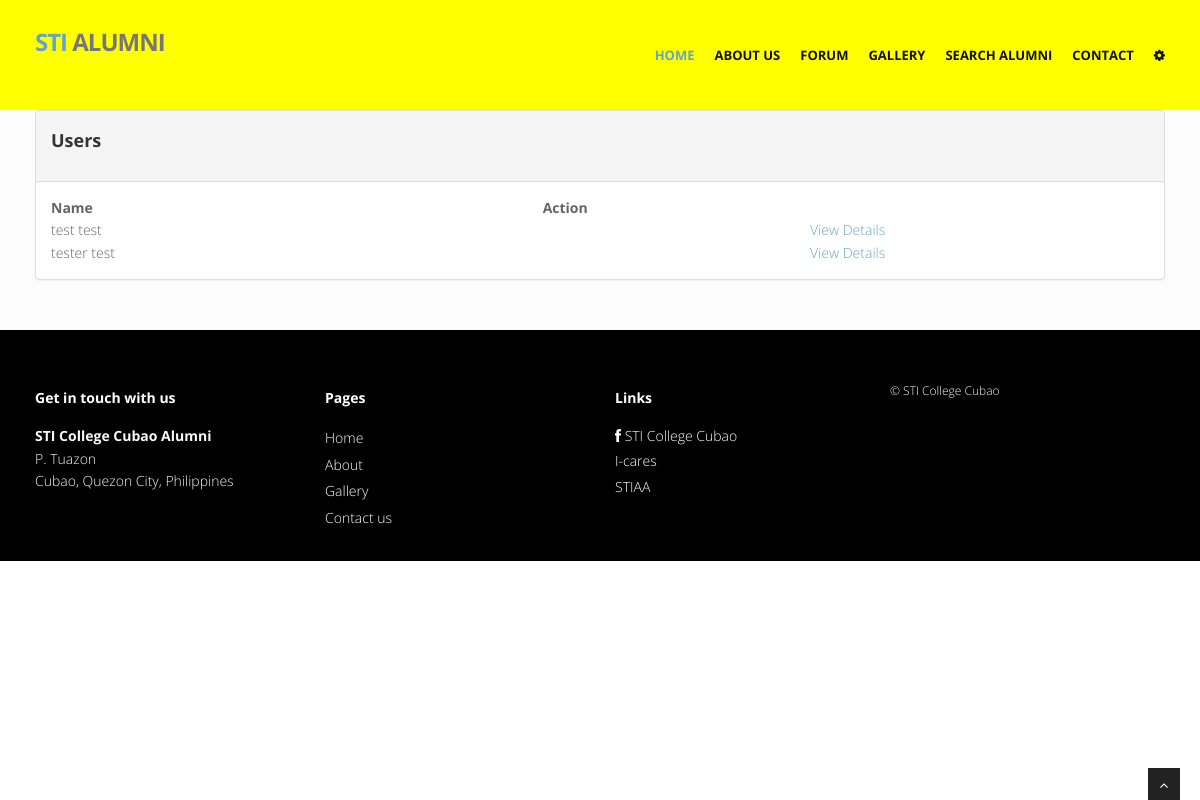
/client/users.php (signed in), run on the app's committed database.
### tables this page shows
CREATE TABLE IF NOT EXISTS `tblclientuser` (
`userID` int(11) NOT NULL,
  `userName` text NOT NULL,
  `userPassword` text NOT NULL,
  `userFirstName` text NOT NULL,
  `userLastName` text NOT NULL,
  `userGender` text NOT NULL,
  `userContactNum` text NOT NULL,
  `userAddress` text NOT NULL,
  `userEmail` text NOT NULL,
  `userCourse` text NOT NULL,
  `userYearGrad` text NOT NULL,
  `userImage` text NOT NULL,
  `userStatus` tinyint(1) NOT NULL,
  `userTypeID` int(11) NOT NULL
);

### client/users.php (shortened to what this page needs)
<?php
include "shared-layouts/html.php";
include "shared-layouts/header.php";
?>
	<section id="featured">
	<div class="container">
		<div class="row">
			<div class="col-lg-12">
   <div class="panel panel-default">
        <div class="panel-heading clearfix">
            <h4>Users</h4>
        </div>
        <div class="panel-body">
            <table id="example" class="display" cellspacing="0" width="100%">
                <thead>
                    <tr>
                        <th>Name</th>
                        <th>Action</th>
                    </tr>
                </thead>
                <tbody>
                	<?php
                	$sqluser = mysqli_query($con, "SELECT * FROM tblclientuser ORDER BY userID ASC");
                	while($rowuser = mysqli_fetch_array($sqluser))
                	{
                		echo "<tr>";
                		echo "<td> ". $rowuser['userFirstName'] ." ".$rowuser['userLastName']." </td>";
                			echo '<td  align="center">';
	 	 echo'&nbsp;<a href="#usersModal'.$rowuser["userID"].'" data-toggle="modal" data-backdrop="static" data-keyboard="false">View Details</a>';
	   echo'</td>';
                		echo "</tr>";
                	}
                	?>
                </tbody>
            </table>
        </div>
    </div>
	</section>
	<?php
include "shared-layouts/footer.php";
	?>

### client/shared-resources/css/style.css (style rules this page uses)
body { font-family:'Open Sans', Arial, sans-serif; font-size:14px; font-weight:300; line-height:1.6em; color:#656565; }
h1,h2, h3, h4, h5, h6 { font-family:'Open Sans', Arial, sans-serif; font-weight:700; line-height:1.1em; color:#333; margin-bottom: 20px; }
.container { padding:0 20px 0 20px; position:relative; }
.row,.row-fluid { margin-bottom:30px; }
#featured { width: 100%; background:#fcfcfc; position:relative; margin:0; padding:0; }

### client/skins/default.css (style rules this page uses)
a, a:hover,a:focus,a:active, footer a.text-link:hover, strike, .post-meta span a:hover, footer a.text-link, ul.meta-post li a:hover, ul.cat li a:hover, ul.recent li h6 a:hover, ul.portfolio-categ li.active a, ul.portfolio-categ li.active a:hover, ul.portfolio-categ li a:hover,ul.related-post li h4 a:hover, span.highlight,article .post-heading h3 a:hover, .navbar .nav > .active > a,.navbar .nav > .active > a:hover,.navbar .nav > li > a:hover,.navbar .nav > li > a:focus,.navbar .nav > .active > a:focus, .validation { color:#68A4C4; }

### data on the page
tblclientuser: userFirstName "test", userLastName "test"
tblclientuser: userFirstName "tester", userLastName "test"
